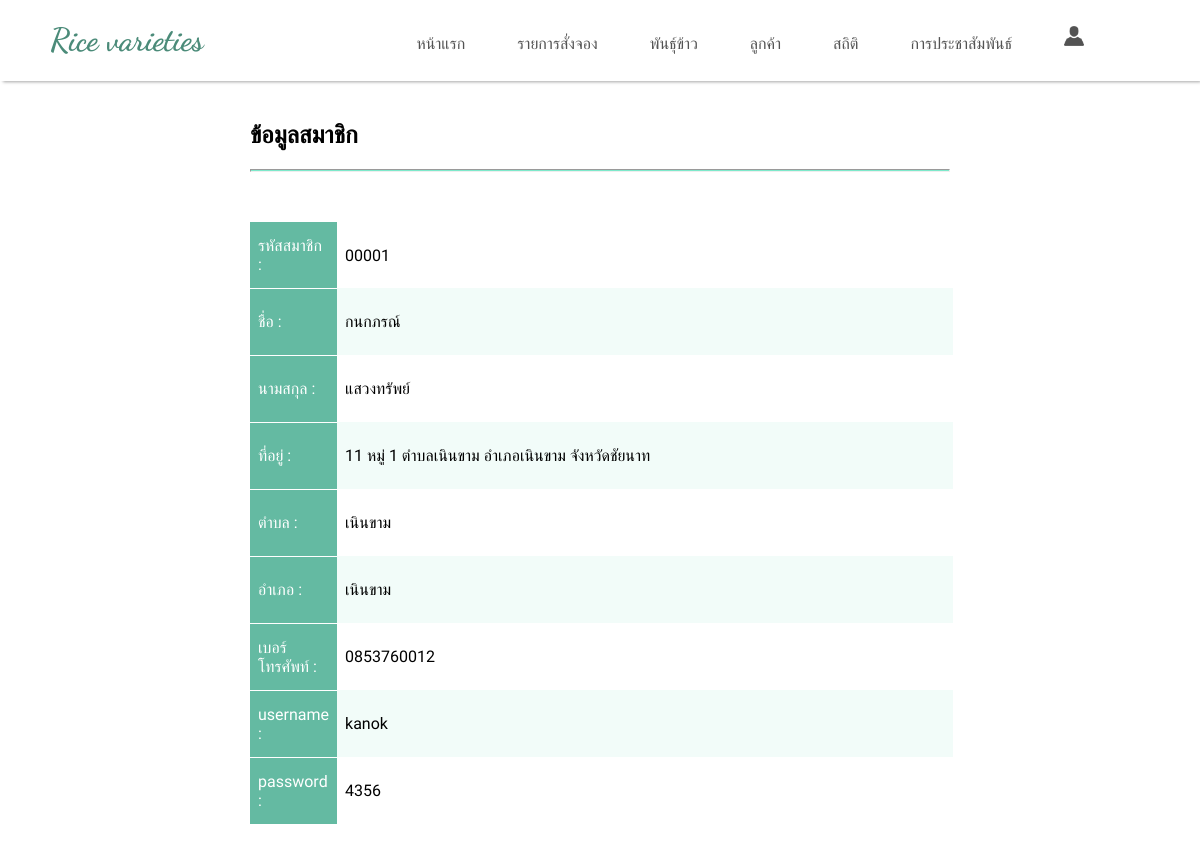
Screenshot of /admin/member/viewm.php?memberid=00001 with the database file from the repository.
### tables this page shows
CREATE TABLE IF NOT EXISTS `member` (
  `memberid` int(5) unsigned zerofill NOT NULL AUTO_INCREMENT,
  `name` varchar(50) NOT NULL,
  `lastname` varchar(50) NOT NULL,
  `address` text NOT NULL,
  `subdistrict` varchar(100) NOT NULL,
  `district` varchar(100) NOT NULL,
  `phone` varchar(10) NOT NULL,
  `username` varchar(50) NOT NULL,
  `password` varchar(50) NOT NULL,
  PRIMARY KEY (`memberid`)
);

### admin/member/viewm.php (the view, shortened to what this page needs)
<!DOCTYPE html>
<html>
<head>
</head>
<?php
	$strSQL = "SELECT * FROM member WHERE memberid ='".$_GET["memberid"]."'";
	$objQuery = mysql_query($strSQL);
	$objResult = mysql_fetch_array($objQuery);
	if(!$objResult)
	{
		echo"ไม่สามารถเลือกค่า ID นี้ได้=".$_GET["memberid"];
	}
	else
	{
		?>
<body class="body">
<?php include'../header.php'; ?>
<form memberid="form" name="form" method="post" action="editm_save.php?memberid=<?php echo $_GET["memberid"];?>">
<div class="div1">
<h2>ข้อมูลสมาชิก</h2>
<hr class="line">
<table>
   <tr>
    <td width="20%" height="50" class="td1">รหัสสมาชิก :</td>
    <td width="70%"><div class="div2"><?php echo $objResult["memberid"];?></div></td>
  </tr>
  <tr>
    <td height="50" class="td1">ชื่อ :</td>
    <td><div class="div2"><?php echo $objResult["name"];?></div></td>
  </tr>
  <tr>
    <td height="50" class="td1">นามสกุล :</td>
    <td><div class="div2"><?php echo $objResult["lastname"];?></div></td>
  </tr>
  <tr>
    <td height="50" class="td1">ที่อยู่ :</td>
    <td><div class="div2"><?php echo $objResult["address"];?></div></td>
  </tr>
  <tr>
    <td height="50" class="td1">ตำบล :</td>
    <td><div class="div2"><?php echo $objResult["subdistrict"];?></div></td>
</tr>
<tr>
    <td height="50" class="td1">อำเภอ :</td>
    <td><div class="div2"><?php echo $objResult["district"];?></div></td>
</tr>
<tr>
    <td height="50" class="td1">เบอร์โทรศัพท์ :</td>
    <td><div class="div2"><?php echo $objResult["phone"];?></div></td>
</tr>
<tr>
    <td height="50" class="td1">username :</td>
    <td><div class="div2"><?php echo $objResult["username"];?></div></td>
</tr>
<tr>
    <td height="50" class="td1">password :</td>
    <td><div class="div2"><?php echo $objResult["password"];?></div></td>
</tr>
</table>
</div>
<?php
	}
?>
</form>
</body>
</html>

### admin/member/viewm.php (style rules this page uses)
.body { margin: 0; }
.div1 { margin-top: 40px; margin-left: 250px; margin-right: 250px; margin-bottom: 100px; font-family: 'Athiti', sans-serif; }
.div2 { width: 600px; overflow:hidden; }
table { border-collapse: collapse; width: 100%; margin-top: 50px; }
th, td { text-align: left; padding: 8px; }
tr:nth-child(even) { background-color: #f2fcf9; }
tr { word-wrap:break-word; }
.td1 { background-color: #64baa2; color: white; border-bottom: 1px solid #FFF; }
.line { margin-bottom: 40px; color: #7ee9cb; background-color: #7ee9cb; height: 1px; }

### rows the page displays
member: memberid "00001", name "กนกภรณ์", lastname "แสวงทรัพย์", address "11 หมู่ 1 ตำบลเนินขาม อำเภอเนินขาม จังหวัดชัยนาท", subdistrict "เนินขาม", district "เนินขาม", phone "0853760012", username "kanok", password "4356"
